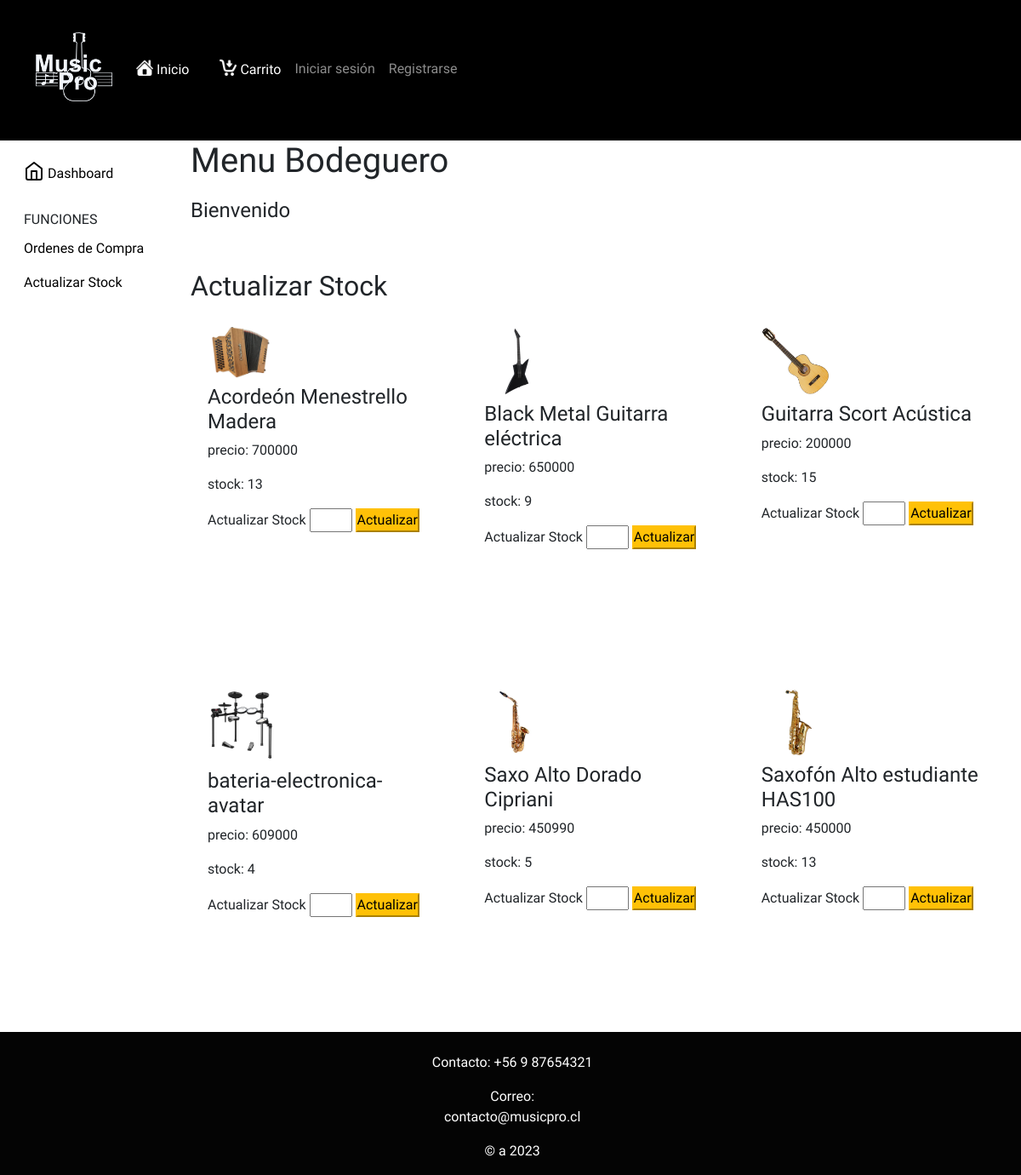
The page /bodegueroStock on the database as committed earlier.
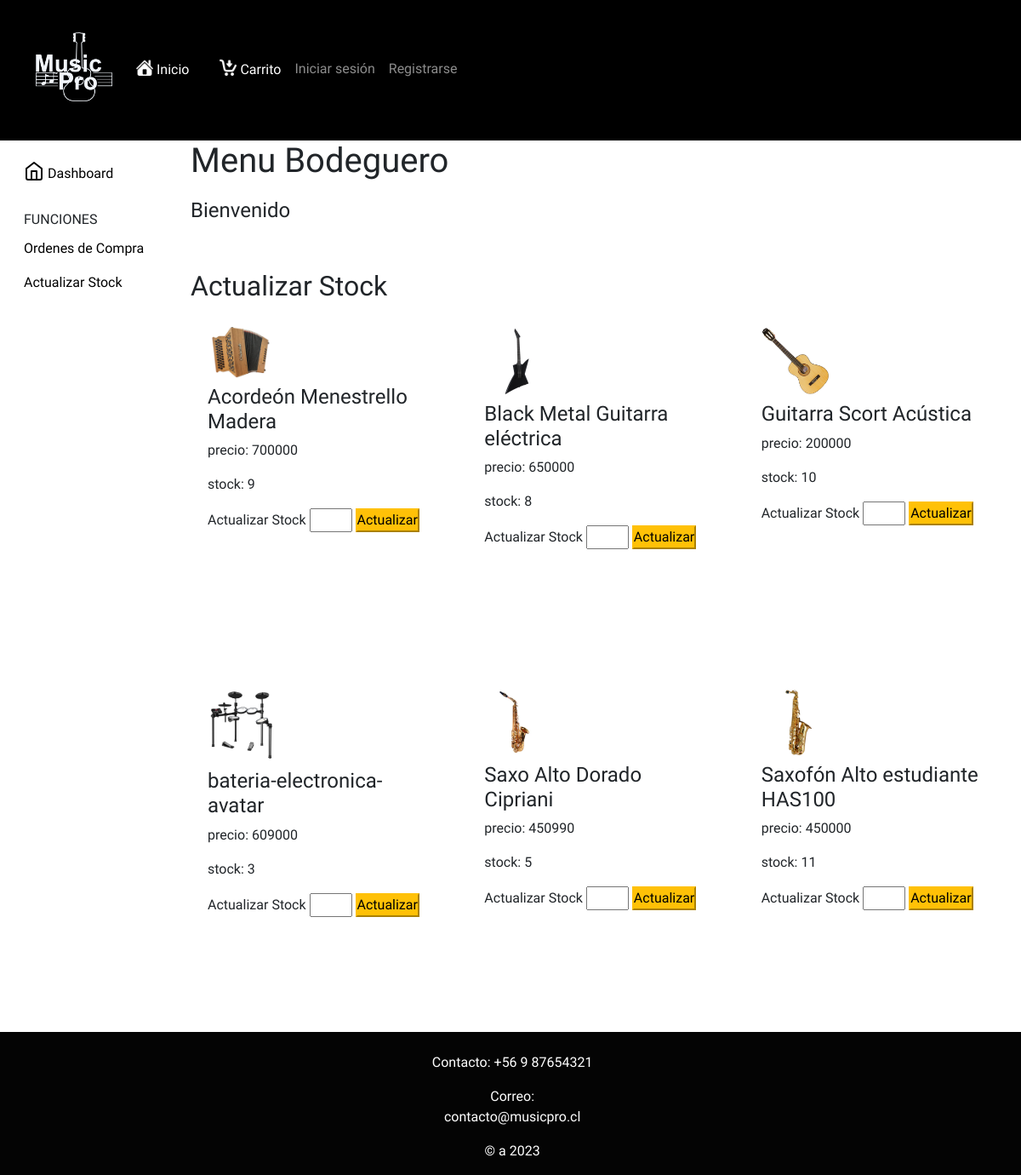
The same page on the database as committed later.
### core/models.py (models this page shows, shortened)
class Producto(models.Model):
    nombre = models.CharField(max_length=40)
    precio = models.IntegerField(default=0)
    stock = models.IntegerField(default=0)
    imagen =models.ImageField(upload_to='')
    descripcion = models.CharField(max_length=500, default='')
    idTipoProducto = models.ForeignKey(TipoProducto, on_delete=models.SET_NULL, null=True)

### core/views.py (the view)
# urls.py: path('bodegueroStock', bodegueroStock, name="bodegueroStock"),
def bodegueroStock(request):
    contexto = {
        'productos' : Producto.objects.all()
    }
    return render(request,'core/bodegueroStock.html', contexto)

### core/context_processor.py (called while the page is built)
def total_carrito(request):
    total = 0
    if 'carrito' in request.session:
        for key, value in request.session["carrito"].items():
            total += int(value["acumulado"])
    return {"total_carrito":total}

### core/templates/core/BodegueroStock.html (shortened to what this page needs)
{% extends "core/layout.html" %}
{% load static %}
{% block head %}
<link rel="stylesheet" href="{% static 'core/css/bodegueroStock.css' %}">
{% endblock %}
{% block content %}
<div class="container-fluid">
    <div class="row">
        <nav id="sidebarMenu" class="col-md-3 col-lg-2 d-md-block bg-body-tertiary sidebar collapse">
            <div class="position-sticky pt-3 sidebar-sticky">
                <ul class="nav flex-column">
                    <li class="nav-item">
                        <a class="nav-link active" aria-current="page" href="#" id="btnInicio" style="color: black;">
                            Dashboard
                        </a>
                    </li>
                    <h6
                        class="sidebar-heading d-flex justify-content-between align-items-center px-3 mt-4 mb-1 text-body-secondary text-uppercase">
                        <span>Funciones</span>
                    </h6>
                    <li class="nav-item">
                        <a class="nav-link" href="{% url 'bodeguero' %}" id="btnPagos" style="color: black;"> Ordenes de Compra</a>
                    </li>
                    <li class="nav-item">
                        <a class="nav-link" href="{% url 'bodegueroStock' %}" id="ActualizarStock" style="color: black;"> Actualizar Stock</a>
                    </li>
                </ul>
            </div>
        </nav>
        <main class="col-md-9 ms-sm-auto col-lg-10 px-md-4">
            <H1>Menu Bodeguero</H1>
            <div id="inicio" style="display: block; margin-top: 2%;">
                <h4>Bienvenido {{request.session.nombre}}</h4>
            </div>
            <br><br>
            <div id="tblEnvios" style="display: block;">
                <h2>Actualizar Stock</h2>
                <div class="row row-cols-3">
                    {% for i in productos %}
                    <div class="col-sm-4 mb-4">
                        <form action="/ActualizarStock/" method="post">
                            <div class="producto">
                            <img id="imgPro" src="/media/{{i.imagen}}" class="figure-img img-fluid">
                            <h4>{{i.nombre}}</h4>
                            <p>precio: {{i.precio}}</p>
                            <p>stock: {{i.stock}}</p>
                            <Label for="NewStock">Actualizar Stock</Label>
                            <input type="number" id="NewStock" name="NewStock"  size="4" class="" required>
                            <button type="submit" class="btn-warning"> Actualizar</button>
                            </div>
                        </form>
                    </div>
                    {% endfor %}
                </div>
            </div>
        </main>
    </div>
</div>
{% endblock %}

### core/templates/core/layout.html (shortened to what this page needs)
{% load static %}
<!DOCTYPE html>
<html lang="es">
<head>
    <link rel="stylesheet" href="{% static 'core/css/stylelayout.css' %}">
    <link href="https://cdn.jsdelivr.net/npm/bootstrap@5.1.3/dist/css/bootstrap.min.css" rel="stylesheet"
>
    {% block head %}{% endblock %}
</head>
<body class="d-flex flex-column align-items-center min-vh-100">
    <header style="min-width: 100%;">
        <nav class="navbar navbar-expand-lg navbar-dark ">
            <div class="container-fluid">
                <a href="{% url 'index' %}" ><img src="{% static 'core/img/logo_musicpro.png' %}" class="figure-img img-fluid" alt="logo" style=" width: 90px !important"></a>
                <div class="collapse navbar-collapse" id="navbarSupportedContent">
                    <ul class="navbar-nav me-auto mb-2 mb-lg-0" >
                        <li class="nav-item" >
                            <a class="nav-link active" aria-current="page" href="{% url 'index' %}"> <img src="{% static 'core/img/iconinicio.png' %}" alt="" class="figure-img img-fluid"> Inicio</a>
                        </li>
                        <li class="nav-item">
                            <a class="nav-link active" href="{% url 'carrito' %}"> <img src="{% static 'core/img/iconcarrito.png' %}" alt="" class="figure-img img-fluid"> Carrito</a>
                        </li>
                        {% if "email" in request.session %}
                        <li class="nav-item dropdown">
                            <a class="nav-link dropdown-toggle" href="#" role="button" data-bs-toggle="dropdown"
                                aria-expanded="false">
                                <img src="{% static 'core/img/iconcuenta.png' %}" alt="" class="figure-img img-fluid"> Mi Cuenta - {{ request.session.nombre }}
                            </a>
                            <ul class="dropdown-menu">
                                <li><a class="dropdown-item" href="{% url 'perfil' %}">Perfil</a></li>
                                <li><a class="dropdown-item" href="{% url 'historial' %}">Historial</a></li>
                                <li><a class="dropdown-item" href="{% url 'cerrarSesion' %}">Cerrar Sesion</a></li>
                            </ul>
                        </li>
                        {% if request.session.tipoUsuario == 1 %}
                        <li class="nav-item" >
                            <a class="nav-link active" aria-current="page" href="{% url 'administrador' %}"> Administrador</a>
                        </li>
                        {% endif %}
                        {% if request.session.tipoUsuario == 2 %}
                        <li class="nav-item" >
                            <a class="nav-link active" aria-current="page" href="{% url 'contador' %}"> Contador</a>
                        </li>
                        {% endif %}
                        {% if request.session.tipoUsuario == 3 %}
                        <li class="nav-item" >
                            <a class="nav-link active" aria-current="page" href="{% url 'vendedor' %}"> Vendedor</a>
                        </li>
                        {% endif %}
                        {% if request.session.tipoUsuario == 4 %}
                        <li class="nav-item" >
                            <a class="nav-link active" aria-current="page" href="{% url 'bodeguero' %}"> Bodeguero</a>
                        </li>
                        {% endif %}
                        {% else %}
                        <li class="nav-item">
                            <a class="nav-link" href="{% url 'login' %}">Iniciar sesión</a>
                        </li>
                        <li class="nav-item">
                            <a class="nav-link" href="{% url 'registro' %}" >Registrarse</a>
                        </li>
                        {% endif %}
                    </ul>
                </div>
            </div>
        </nav>
    </header>
    {% block content %}
    {% endblock %}
    <footer class="mt-auto w-100">
        <div id="info">
            <p>Contacto: +56 9 87654321</p>
            <p>Correo: contacto@musicpro.cl</p>
            <p>© a 2023</p>
        </div>
    </footer>
</body>
</html>

### core/static/core/css/stylelayout.css (style rules this page uses)
body { background-image: url("https://i.pinimg.com/564x/20/8b/9b/208b9ba35cebefbba9f945fb69f021ce.jpg"); background-repeat: no-repeat; background-position: center center; background-size: cover; background-attachment: fixed; }
.nav-link> img { margin-left: 20px; width: 20px; }
.nav-link { display: flex; justify-content: center; align-items: center; }
* { padding: 0; margin: 0; font-family: 'Chakra Petch', sans-serif; }
header { background: black; color: rgb(255, 255, 255); display: flex; justify-content: space-between; padding: 30px; }
#logo_header>a,img { width: 80px }
body { background-color: #ffffff; background-color: #ffffff; }
footer { font-family: 'Chakra Petch', sans-serif; background: rgba(0, 0, 0, 0.986); font-size: 5px; color: white; display: flex; justify-content: center; text-align:center; padding-top: 2%; }
#info > p { margin-left: 2%; font-size: medium; }

### core/static/core/css/bodegueroStock.css (style rules this page uses)
.producto { width: 100%; height: 400px; padding: 20px; background-color: white; border-radius: 5px; }
#NewStock { width: 50px; }

Rows that differ between the two databases and show on the page:
changed Producto "Acordeón Menestrello Madera": stock "13" → "9"
changed Producto "Black Metal Guitarra eléctrica": stock "9" → "8"
changed Producto "Guitarra Scort Acústica": stock "15" → "10"
changed Producto "bateria-electronica-avatar": stock "4" → "3"
changed Producto "Saxofón Alto estudiante HAS100": stock "13" → "11"
